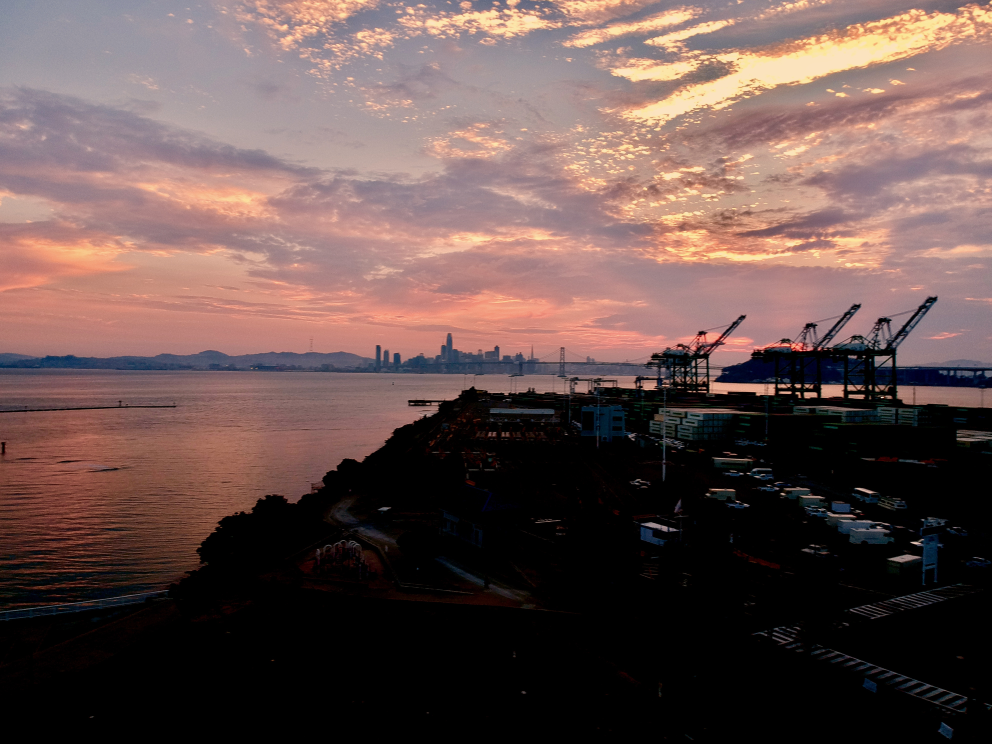
#> input picture Pointilism/images/IMG_0290.jpg, 3968 x 2976 px, found by its file name (shown at 1/4 size)
$ jupyter execute --allow-errors 'Pointillism Prototyping.ipynb'
#> lines starting #> are read from the running program, lines starting #| are printed output that depends on the picture
# Prototyping pointilism project
Notebook to prototype turning images in points

[cell 1]
import numpy as np
from PIL import Image
from matplotlib import pyplot as plt
from IPython.display import display

from random import random
from math import sqrt
from math import floor

## Bring in an image

[cell 2]
image = Image.open('IMG_0290.jpg')
#> image is the input picture: PIL image 3968x2976 RGB; mean R, G, B 102.6, 80.7, 77.4

[cell 3]
image = image.resize(size=[500, 250])
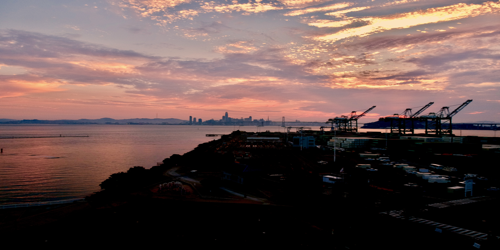
#> image: PIL image 500x250 RGB; mean R, G, B 102.7, 80.7, 77.5

[cell 4]
image

#> (a cell that did not finish here is left out)

## Define functions for simple rectangular plotting

[cell 6]
def getColorOfPixel(array, loc, r):
    """Returns RGB tuple [0,1] of average color of the np array
    of an image within a square of width 2r at location loc=[x,y]"""
    left = max(loc[0]-r,0)
    right = min(loc[0]+r,array.shape[1])
    bottom = max(loc[1]-r,0)
    top = min(loc[1]+r,array.shape[0])
    x = range(left,right)
    y = range(bottom,top)
    if len(x) == 0 | len(y) == 0: return (np.nan,np.nan,np.nan)
    R = array[np.ix_(y, x, [0])].mean()/255
    G = array[np.ix_(y, x, [1])].mean()/255
    B = array[np.ix_(y, x, [2])].mean()/255
    return (R,G,B)

[cell 7]
def plotColorPoint(array, loc, r):
    """Plots point at loc with size r with average color from
    same in array"""
    color = getColorOfPixel(np_image,loc,r)
    plt.scatter(loc[0],-loc[1], color = color, s = r*r)

[cell 8]
def plotRecPoints(array,r,step):
    """Plots rectangular array of points over an image array"""
    for x in range(r+1,np_image.shape[1],step):
        for y in range(r+1,np_image.shape[0],step):
            plotColorPoint(np_image,[x,y],size)

#> (a cell that did not finish here is left out)

## Now random plotting

[cell 10]
def plotRandomPoints(array, n, constant):
    """plots random points over image"""
    h = array.shape[0]
    w = array.shape[1]
    for i in range(0,n):
        loc = [int(random()*w), int(random()*h)]
        r = int(random()*w*constant)
        plotColorPoint(array,loc,r)

## Bring it together

#> (a cell that did not finish here is left out)

[cell 12]
plt.axis("off")
#> (this line was passed over: IPython is not available in this run)
plt.axis("tight")
#> (this line was passed over: IPython is not available in this run)

$ run again, with Pointilism/images/IMG_0429.jpg copied over Pointilism/images/IMG_0290.jpg
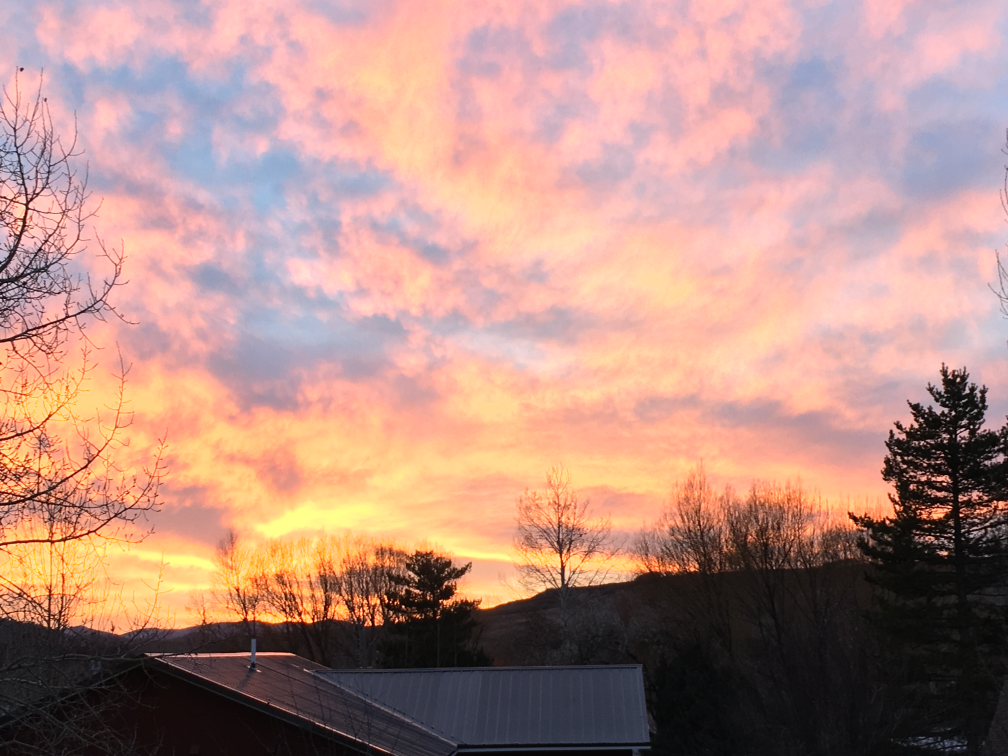
#> input picture Pointilism/images/IMG_0429.jpg, 4032 x 3024 px, found by its file name (shown at 1/4 size)
#> image is the input picture: PIL image 4032x3024 RGB; mean R, G, B 181.8, 143, 133.2
#> `image = image.resize(size=[500, 250])`:
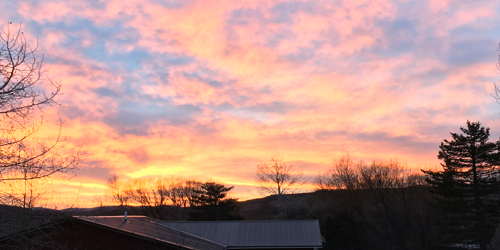
#> image: PIL image 500x250 RGB; mean R, G, B 181.8, 143, 133.2
